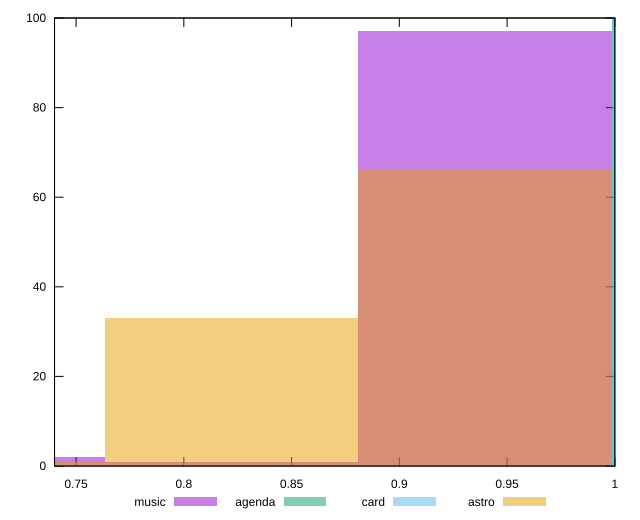

Source code (gnuplot):
reset

$music <<EOF
0.8222743763263779 1
0.9397421443730033 97
0.7048066082797525 2
EOF

$agenda <<EOF
1.0572099124196288 100
EOF

$card <<EOF
1.0572099124196288 100
EOF

$astro <<EOF
0.7048066082797525 1
0.9397421443730033 66
0.8222743763263779 33
EOF

set key outside below
set boxwidth 0.11746776804662541
set xrange [0.74:1]
set yrange [0:100]
set trange [0:100]
set style fill transparent solid 0.5 noborder
set terminal svg size 640, 520 enhanced background rgb 'white'
set output "reports/report_00031_2021-02-24T23-18-18.084Z/mainthread-work-breakdown/comparison/histogram/all_score.svg"

plot $music title "music" with boxes, \
     $agenda title "agenda" with boxes, \
     $card title "card" with boxes, \
     $astro title "astro" with boxes

reset
